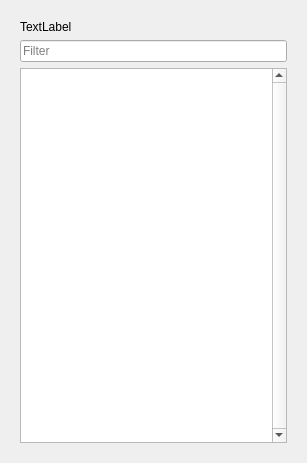
<?xml version="1.0" encoding="UTF-8"?>
<ui version="4.0">
 <class>Form</class>
 <widget class="QWidget" name="Form">
  <property name="geometry">
   <rect>
    <x>0</x>
    <y>0</y>
    <width>307</width>
    <height>463</height>
   </rect>
  </property>
  <property name="windowTitle">
   <string>Form</string>
  </property>
  <layout class="QVBoxLayout" name="verticalLayout">
   <item>
    <widget class="QWidget" name="wdgt_table_view_editor_pathpicker_main" native="true">
     <layout class="QVBoxLayout" name="verticalLayout_2">
      <item>
       <widget class="QLabel" name="lbl_base_path">
        <property name="text">
         <string>TextLabel</string>
        </property>
       </widget>
      </item>
      <item>
       <widget class="QLineEdit" name="le_path_filter">
        <property name="placeholderText">
         <string>Filter</string>
        </property>
       </widget>
      </item>
      <item>
       <widget class="QListView" name="path_view">
        <property name="frameShape">
         <enum>QFrame::StyledPanel</enum>
        </property>
        <property name="frameShadow">
         <enum>QFrame::Sunken</enum>
        </property>
        <property name="verticalScrollBarPolicy">
         <enum>Qt::ScrollBarAlwaysOn</enum>
        </property>
        <property name="isWrapping" stdset="0">
         <bool>false</bool>
        </property>
        <property name="viewMode">
         <enum>QListView::ListMode</enum>
        </property>
       </widget>
      </item>
     </layout>
    </widget>
   </item>
  </layout>
 </widget>
 <resources/>
 <connections/>
</ui>
